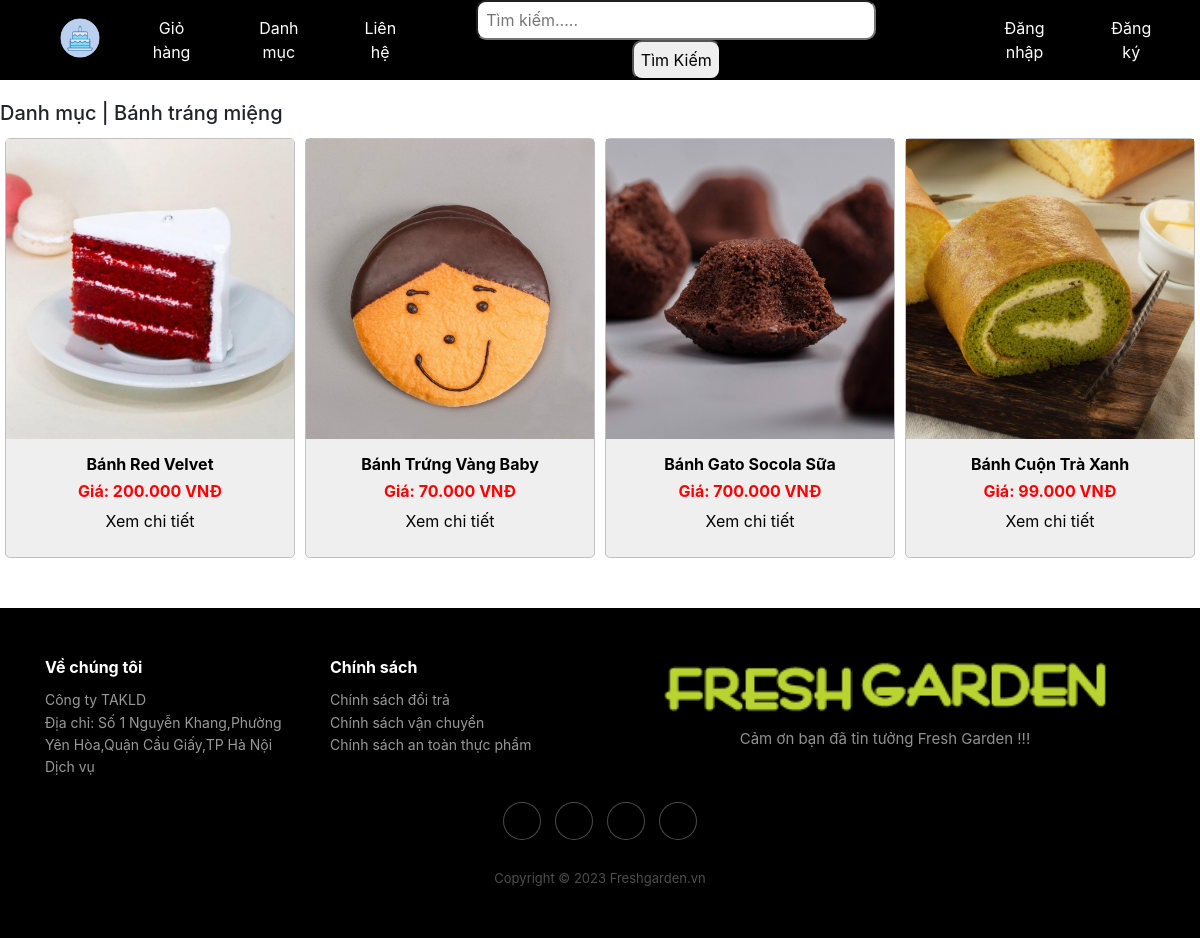
Page /index.php?quanly=danhmuclist&id=3 on the committed database.
### tables this page shows
CREATE TABLE `tbl_danhmuc` (
  `id_danhmuc` int(11) NOT NULL,
  `tendanhmuc` varchar(100) NOT NULL,
  `thutu` int(11) NOT NULL
);

CREATE TABLE `tbl_sanpham` (
  `id_sanpham` int(11) NOT NULL,
  `tensanpham` varchar(100) NOT NULL,
  `masanpham` varchar(100) NOT NULL,
  `giasanpham` float NOT NULL,
  `soluong` int(11) NOT NULL,
  `hinhanh` varchar(100) NOT NULL,
  `tomtat` varchar(5000) NOT NULL,
  `noidung` text NOT NULL,
  `id_danhmuc` int(11) NOT NULL,
  `trangthai` int(11) NOT NULL
);

### pages/main/danhmuc.php (the view, shortened to what this page needs)
<?php
    $sql_show ="SELECT * FROM tbl_sanpham WHERE tbl_sanpham.id_danhmuc='$_GET[id]' ORDER BY id_sanpham ASC";
    $query_show =mysqli_query($connect,$sql_show);
    $sql_cate ="SELECT * FROM tbl_danhmuc WHERE id_danhmuc='$_GET[id]' LIMIT 1";
    $query_cate =mysqli_query($connect,$sql_cate);
    $row_title =mysqli_fetch_array($query_cate);
?>
<h5> Danh mục |
    <?php
            if(isset($row_title['tendanhmuc'])){
                echo $row_title['tendanhmuc'];
            }else{
                echo "lỗi không lấy được data";
            }
    ?>
</h5>
<ul class="product_list">
    <?php
        while($row_pro=mysqli_fetch_array($query_show)){
    ?>
                    <li>
                        <a href="index.php?quanly=sanpham&id=<?php echo $row_pro['id_sanpham'] ?>">
                            <img src="admincp/modules/quanlysp/uploads/<?php echo $row_pro['hinhanh'] ?>">
                            <h5 class="title_product"> <?php echo $row_pro['tensanpham'] ?></h5>
                            <h5 class="price_product">Giá: <?php echo number_format($row_pro['giasanpham'],0,',','.').' VNĐ' ?></h5>
                            <p style="text-align: center;"><?php echo "Xem chi tiết"?></p>
                        </a>
                    </li>
    <?php
        }
    ?>
</ul>

### css/style.css (style rules this page uses)
body { margin: 0; padding: 0; }
a { text-decoration: none; }
.maincontent img { width: 100%; height: 600px; object-fit: cover; object-position: center; }
ul.product_list { padding: 0; margin: 0; list-style: none; width: 100%; display: flex; justify-content: center; }
ul.product_list li img { object-fit: cover; object-position: center; height: 300px; }
ul.product_list li { background-color: #ffffff; width: 25%; border: 1px solid rgb(193, 193, 193); margin: 5px; float: left; border-radius: 5px; height: 420px; margin-bottom: 50px; background: rgb(239, 239, 239); }
ul.product_list li a { text-decoration: none; }
ul.product_list li > a > p { color: black; }
ul.product_list li img { object-fit: cover; width: 100%; object-position: center; }
h5.price_product { text-align: center; color: red; font-size: 16px; font-weight: bold; }
h5.title_product { text-align: center; color: #000; font-size: 16px; font-weight: bold; }

### css/style_ads.css (style rules this page uses)
* { box-sizing: border-box; }
body { font-family: Verdana, sans-serif; }
img { vertical-align: middle; width: 100%; }

### rows in the picture
tbl_danhmuc: tendanhmuc "Bánh tráng miệng"
tbl_sanpham: hinhanh (picture), tensanpham "Bánh Red Velvet", giasanpham "200.000"
tbl_sanpham: hinhanh (picture), tensanpham "Bánh Trứng Vàng Baby", giasanpham "70.000"
tbl_sanpham: hinhanh (picture), tensanpham "Bánh Gato Socola Sữa", giasanpham "700.000"
tbl_sanpham: hinhanh (picture), tensanpham "Bánh Cuộn Trà Xanh", giasanpham "99.000"
